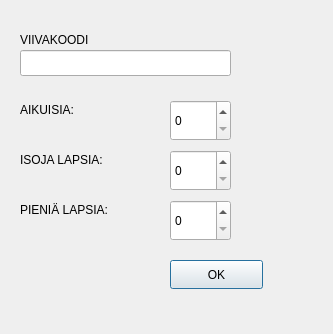
<?xml version="1.0" encoding="UTF-8"?>
<ui version="4.0">
 <class>AddDialog</class>
 <widget class="QDialog" name="AddDialog">
  <property name="geometry">
   <rect>
    <x>0</x>
    <y>0</y>
    <width>333</width>
    <height>334</height>
   </rect>
  </property>
  <property name="windowTitle">
   <string>Dialog</string>
  </property>
  <widget class="QLineEdit" name="barEdit">
   <property name="geometry">
    <rect>
     <x>20</x>
     <y>50</y>
     <width>211</width>
     <height>26</height>
    </rect>
   </property>
  </widget>
  <widget class="QSpinBox" name="AdultspinBox">
   <property name="geometry">
    <rect>
     <x>170</x>
     <y>100</y>
     <width>61</width>
     <height>41</height>
    </rect>
   </property>
  </widget>
  <widget class="QSpinBox" name="BigCspinBox">
   <property name="geometry">
    <rect>
     <x>170</x>
     <y>150</y>
     <width>61</width>
     <height>41</height>
    </rect>
   </property>
  </widget>
  <widget class="QSpinBox" name="SmallCspinBox">
   <property name="geometry">
    <rect>
     <x>170</x>
     <y>200</y>
     <width>61</width>
     <height>41</height>
    </rect>
   </property>
  </widget>
  <widget class="QLabel" name="label">
   <property name="geometry">
    <rect>
     <x>20</x>
     <y>100</y>
     <width>63</width>
     <height>20</height>
    </rect>
   </property>
   <property name="text">
    <string>AIKUISIA:</string>
   </property>
  </widget>
  <widget class="QLabel" name="label_2">
   <property name="geometry">
    <rect>
     <x>20</x>
     <y>150</y>
     <width>91</width>
     <height>20</height>
    </rect>
   </property>
   <property name="text">
    <string>ISOJA LAPSIA:</string>
   </property>
  </widget>
  <widget class="QLabel" name="label_3">
   <property name="geometry">
    <rect>
     <x>20</x>
     <y>200</y>
     <width>101</width>
     <height>20</height>
    </rect>
   </property>
   <property name="text">
    <string>PIENIÄ LAPSIA:</string>
   </property>
  </widget>
  <widget class="QPushButton" name="ok_Button">
   <property name="geometry">
    <rect>
     <x>170</x>
     <y>260</y>
     <width>93</width>
     <height>29</height>
    </rect>
   </property>
   <property name="text">
    <string>OK</string>
   </property>
  </widget>
  <widget class="QLabel" name="label_4">
   <property name="geometry">
    <rect>
     <x>20</x>
     <y>30</y>
     <width>71</width>
     <height>20</height>
    </rect>
   </property>
   <property name="text">
    <string>VIIVAKOODI :</string>
   </property>
  </widget>
 </widget>
 <resources/>
 <connections/>
</ui>
